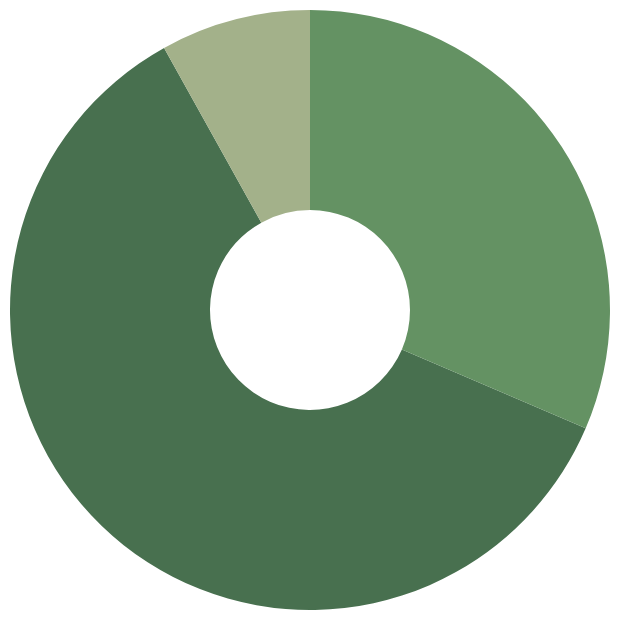

The Vega-Lite source for this figure:
### Vega-Lite specification from a JSON file in a GitHub repository (floating-point values rounded to 4 significant figures)
{"$schema": "https://vega.github.io/schema/vega-lite/v5.json", "data": {"values": [{"Family": "Couples with no children", "Value": 2251, "Percentage": "60.46%"}, {"Family": "Couples with children under 15 years", "Value": 1171, "Percentage": "31.45%"}, {"Family": "Single parents with children under 15 years", "Value": 301, "Percentage": "8.08%"}]}, "mark": {"type": "arc", "innerRadius": 50, "tooltip": true}, "encoding": {"theta": {"field": "Value", "type": "quantitative", "stack": "normalize"}, "color": {"field": "Family", "type": "nominal", "sort": ["Couples with no children", "Couples with children under 15 years", "Single parents with children under 15 years"], "legend": null, "scale": {"range": ["#48704f", "#649263", "#a3b18a"]}}, "tooltip": [{"field": "Family", "type": "nominal", "title": "Type of family"}, {"field": "Percentage", "type": "nominal", "title": "Share"}, {"field": "Value", "type": "quantitative", "title": "Number", "format": ","}]}, "config": {"style": {"cell": {"stroke": "white"}, "mark": {"font": "Barlow", "fontStyle": "Barlow", "fontWeight": 100}}, "legend": {"labelFont": "Barlow", "labelFontWeight": 100, "titleFont": "Barlow", "titleFontWeight": 600}, "axis": {"labelFont": "Barlow", "labelFontWeight": 400, "titleFontWeight": 100}, "title": {"font": "Barlow", "fontWeight": 700}}}
